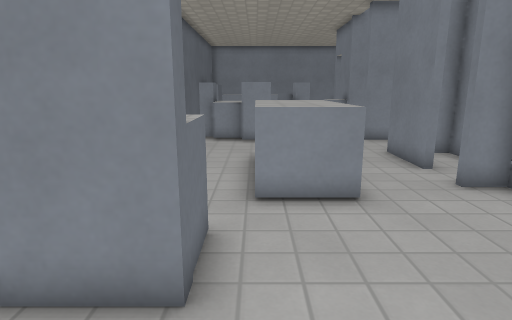
[1] (above)

16 first-person views from a walk through a level from a Godot 3-D game. The camera is 1.2 m above the floor, tilts 12° down and sees 75° across. The floor is counted in squares, 0.5 m on a side. Each view is taken from the middle of a square. On the plan, view 1 faces up. The plan holds only what a view shows up to about 20 squares ahead; the rest is blank. The place goes on beyond the plan. Surface patterns are stand-ins for the level's own textures.

[2]
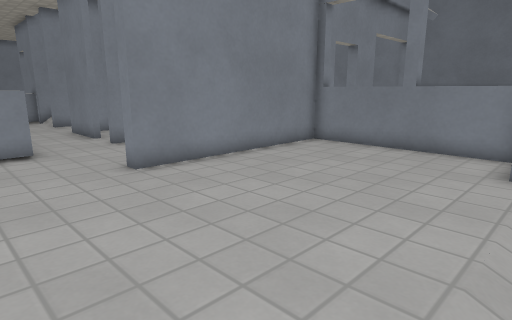

[3]
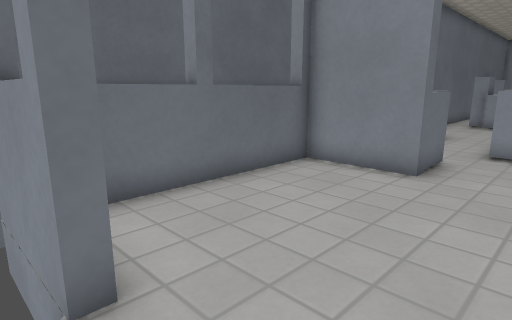

[4]
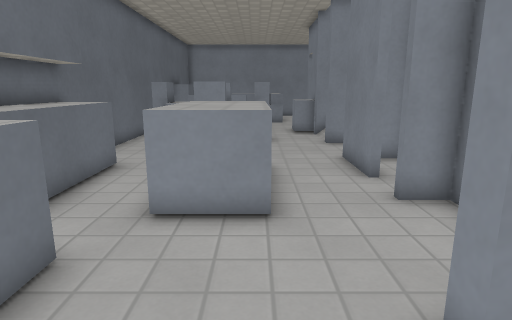

[5]
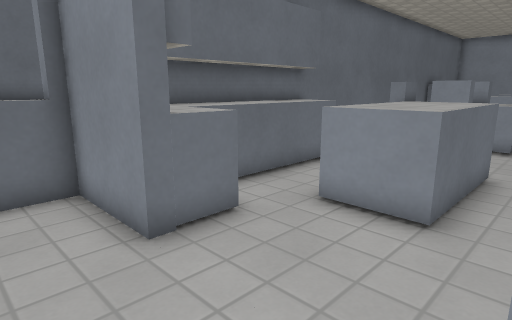

[6]
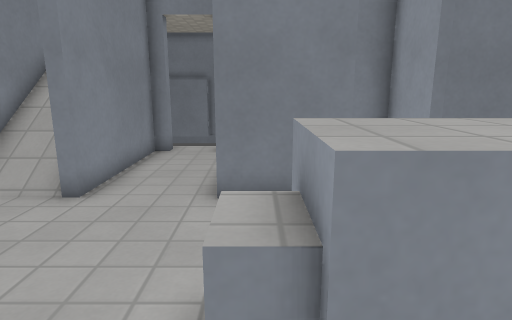

[7]
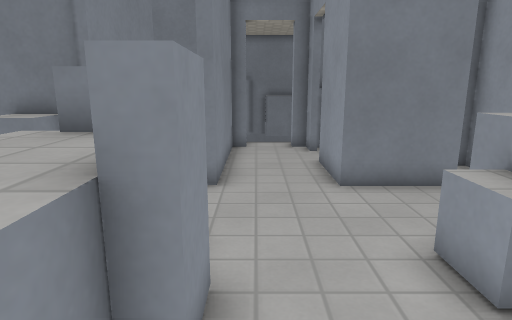

[8]
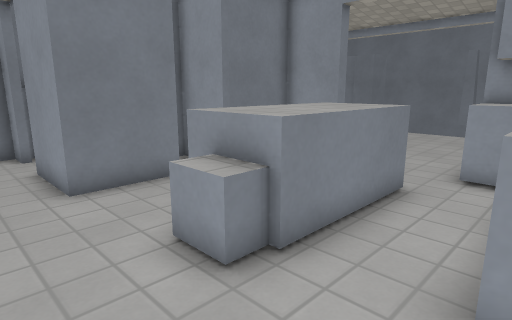

[9]
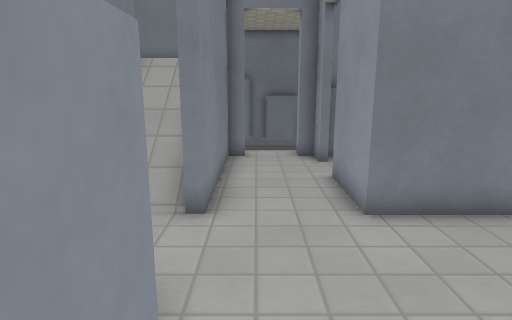

[10]
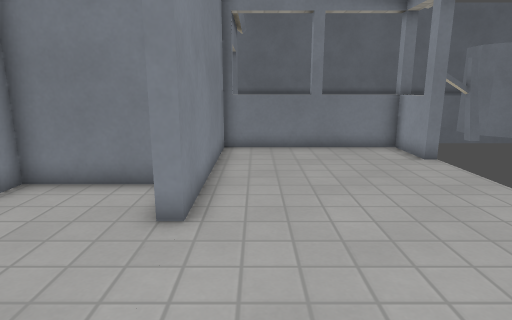

[11]
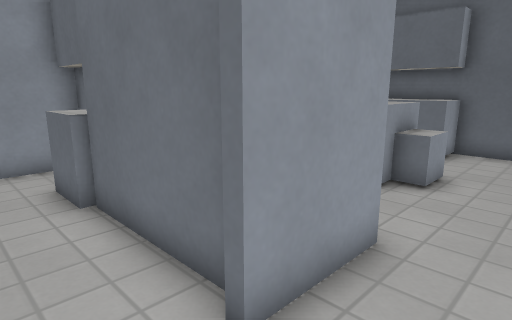

[12]
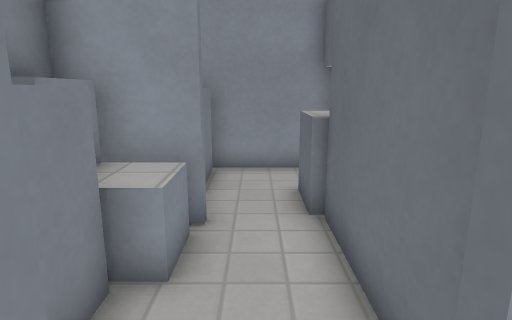

[13]
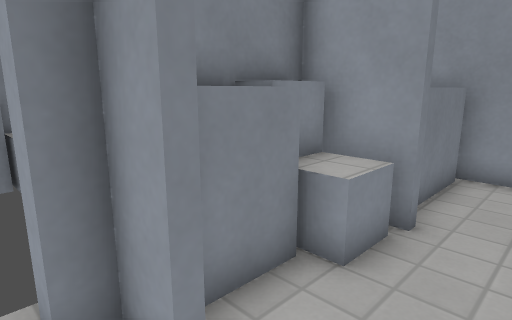

[14]
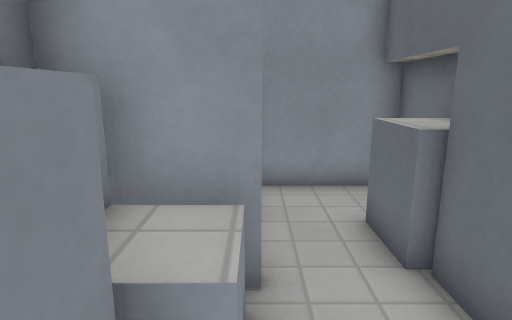

[15]
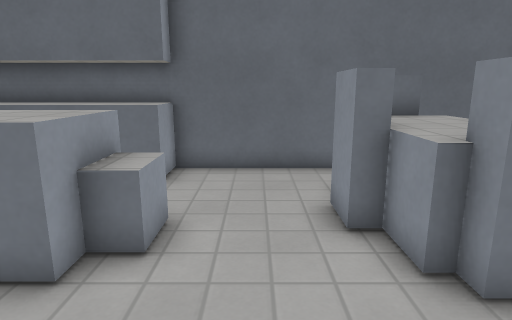

[16]
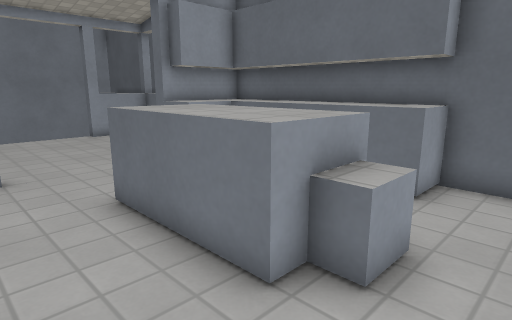

### Floor plan
Key: @ floor where view 1 was taken; # wall or solid block; x gap in a wall; . main floor; - floor 0.25 m lower than the main floor; : floor 1.75 m higher than the main floor; / step, stairs or slope; = window, fence, low wall or low ledge; ^ raised ledge.
Columns run from 5 left of view 1 to 13 right of it. Each row starts with its distance up from view 1.
 18  # ^^^^^...////: #
 17  #^^^^^^...////: #
 16  #.^^^^^...#######
 15  #................
 14  #................
 13  #........####.###
 12  #=..^^...#.##..^^
 11  #^..^^^..#. #..^^
 10  #^..^^^..#. #.^^^
  9  #^..^^^.... #.^^^
  8  #^..^^^...###.x^^
  7  #^..^^^...##^.^
  6  #^........##=.^
  5  #^^^......##..^
  4  ####....########
  3 #####....##########
  2  =...............=
  1  =...............=
  0 #=...@...........=
 -1 #=...............=
 -2 #=...............=
 -3  =...............=
 -4 ##==#..........#=#
 -5      - - --

Positions as (right, up) in squares from view 1, and headings:
1: (0, 0), facing up
2: (0, -5), facing up-right
3: (2, -5), facing up-left
4: (2, 1), facing up
5: (4, 1), facing up-left
6: (-2, 12), facing right
7: (-3, 15), facing right
8: (-3, 15), facing down-right
9: (-1, 15), facing right
10: (-2, 2), facing right
11: (10, 15), facing down-left
12: (9, 14), facing down
13: (8, 14), facing down-right
14: (10, 12), facing down
15: (6, 14), facing left
16: (5, 14), facing down-left
